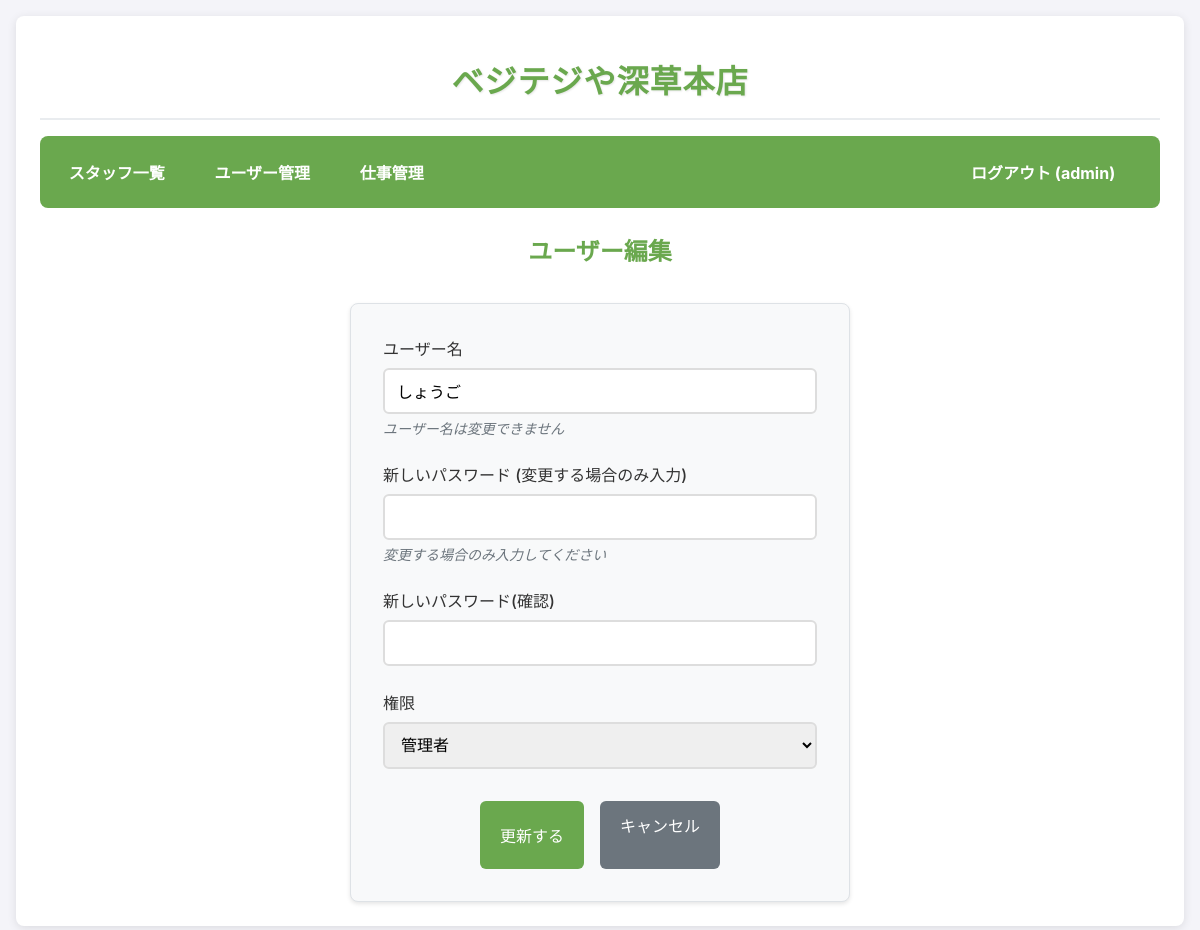
Page /admin/edit_user/3 (signed in) on the committed database.
### app.py (models this page shows, shortened)
class User(UserMixin, db.Model):
    id = db.Column(db.Integer, primary_key=True)
    username = db.Column(db.String(80), unique=True, nullable=False)
    password_hash = db.Column(db.String(120), nullable=False)
    role = db.Column(db.String(80), nullable=False, default='staff')
    is_first_login = db.Column(db.Boolean, default=True)
    order_index = db.Column(db.Integer, default=0)
    skills = db.relationship('UserSkill', backref='user', cascade="all, delete-orphan")

### app.py (the view, shortened to what this page needs)
@app.route('/admin/edit_user/<int:user_id>', methods=['GET', 'POST'])
@admin_required
def edit_user(user_id):
    user_to_edit = User.query.get_or_404(user_id)
    form = EditUserForm(obj=user_to_edit)
    form.password.data = ""
    form.confirm_password.data = ""
    return render_template('admin_edit_user.html', form=form, user_to_edit=user_to_edit)

### app.py
class EditUserForm(FlaskForm):
    username = StringField('ユーザー名', render_kw={'readonly': True})
    password = PasswordField('新しいパスワード (変更する場合のみ入力)', validators=[Optional(), EqualTo('confirm_password', message='パスワードが一致しません。')])
    confirm_password = PasswordField('新しいパスワード(確認)')
    role = SelectField('権限', choices=[('staff', 'スタッフ'), ('admin', '管理者')], validators=[DataRequired()])
    submit = SubmitField('更新する')

### app.py (called while the page is built)
@login_manager.user_loader
def load_user(user_id):
    return User.query.get(int(user_id))

def admin_required(f):
    @wraps(f)
    @login_required
    def decorated_function(*args, **kwargs):
        if current_user.role != 'admin':
            flash('このページにアクセスする権限がありません。')
            return redirect(url_for('dashboard'))
        return f(*args, **kwargs)
    return decorated_function

### templates/admin_edit_user.html (shortened to what this page needs)
{% extends "base.html" %}
{% block content %}
  <div class="edit-user-container">
    <h2>ユーザー編集</h2>
    <div class="edit-form-card">
      <form method="POST" class="edit-user-form">
        <div class="form-group">
          {{ form.username.label }}
          {{ form.username() }}
          <small class="form-help">ユーザー名は変更できません</small>
        </div>
        <div class="form-group">
          {{ form.password.label }}
          {{ form.password() }}
          <small class="form-help">変更する場合のみ入力してください</small>
        </div>
        <div class="form-group">
          {{ form.confirm_password.label }}
          {{ form.confirm_password() }}
        </div>
        <div class="form-group">
          {{ form.role.label }}
          {{ form.role() }}
        </div>
        <div class="form-actions">
          {{ form.submit(class="btn btn-primary") }}
          <a href="{{ url_for('manage_users') }}" class="btn btn-secondary">キャンセル</a>
        </div>
      </form>
    </div>
  </div>
{% endblock %}

### templates/base.html (shortened to what this page needs)
<!doctype html>
<html lang="ja">
  <head>
  </head>
  <body>
    <div class="container">
      {% if current_user.is_authenticated %}
      <div class="site-header">
        <h1 class="site-title">ベジテジや深草本店</h1>
      </div>
      {% endif %}
     <nav>
        {% if current_user.is_authenticated %}
          <div class="nav-left">
            <a href="{{ url_for('dashboard') }}">スタッフ一覧</a>
            {% if current_user.role == 'admin' %}
              <a href="{{ url_for('manage_users') }}">ユーザー管理</a>
              <a href="{{ url_for('manage_tasks') }}">仕事管理</a>
            {% endif %}
          </div>
          <div class="nav-right">
            <a href="{{ url_for('logout') }}">ログアウト ({{ current_user.username }})</a>
          </div>
        {% endif %}
      </nav>
      {% block content %}{% endblock %}
    </div>
  </body>
</html>

### templates/base.html (style rules this page uses)
body { font-family: -apple-system, BlinkMacSystemFont, 'Segoe UI', Roboto, sans-serif; margin: 0; padding: 1em; background-color: #f4f4f9; color: #333; font-size: 16px; }
.site-header { text-align: center; margin-bottom: 1em; padding: 1em 0; border-bottom: 2px solid #e9ecef; }
.site-title { margin: 0; color: #6aa84e; font-size: 2em; font-weight: bold; text-shadow: 1px 1px 2px rgba(0,0,0,0.1); letter-spacing: 1px; }
nav { background-color: #6aa84e; padding: 1em; border-radius: 8px; margin-bottom: 1.5em; display: flex; flex-wrap: wrap; align-items: center; justify-content: space-between; }
nav a { color: white !important; text-decoration: none; margin-right: 1em; font-weight: bold; padding: 0.5em 0.8em; border-radius: 4px; transition: background-color 0.2s; }
.nav-left { display: flex; flex-wrap: wrap; gap: 0.5em; }
.nav-right { margin-left: auto; }
.container { max-width: 1200px; margin: 0 auto; background: white; padding: 1.5em; border-radius: 8px; box-shadow: 0 2px 10px rgba(0,0,0,0.1); }
h1, h2 { color: #6aa84e; margin-top: 0; }
.form-group { margin-bottom: 1.2em; }
.form-group label { display: block; margin-bottom: 0.5em; font-weight: 500; }
.form-group input, .form-group select { width: 100%; padding: 12px; box-sizing: border-box; border: 2px solid #ddd; border-radius: 6px; font-size: 16px; transition: border-color 0.2s; }
.btn { padding: 12px 20px; background-color: #6aa84e; color: white; border: none; border-radius: 6px; cursor: pointer; text-decoration: none; display: inline-block; font-size: 16px; font-weight: 500; text-align: center; transition: background-color 0.2s; min-height: 44px; min-width: 44px; }

### templates/admin_edit_user.html (style rules this page uses)
.edit-user-container { max-width: 500px; margin: 0 auto; }
.edit-user-container h2 { text-align: center; margin-bottom: 1.5em; color: #6aa84e; }
.edit-form-card { background: #f8f9fa; padding: 2em; border-radius: 8px; border: 1px solid #dee2e6; box-shadow: 0 2px 4px rgba(0,0,0,0.1); }
.edit-user-form .form-group { margin-bottom: 1.5em; }
.form-help { display: block; margin-top: 0.3em; color: #6c757d; font-size: 0.875em; font-style: italic; }
.form-actions { display: flex; gap: 1em; margin-top: 2em; justify-content: center; flex-wrap: wrap; }
.btn-primary { background-color: #6aa84e; border-color: #6aa84e; color: white; }
.btn-secondary { background-color: #6c757d; border-color: #6c757d; color: white; text-decoration: none; }

### rows in the picture
User: username "admin"
User: username "しょうご", role "管理者"
